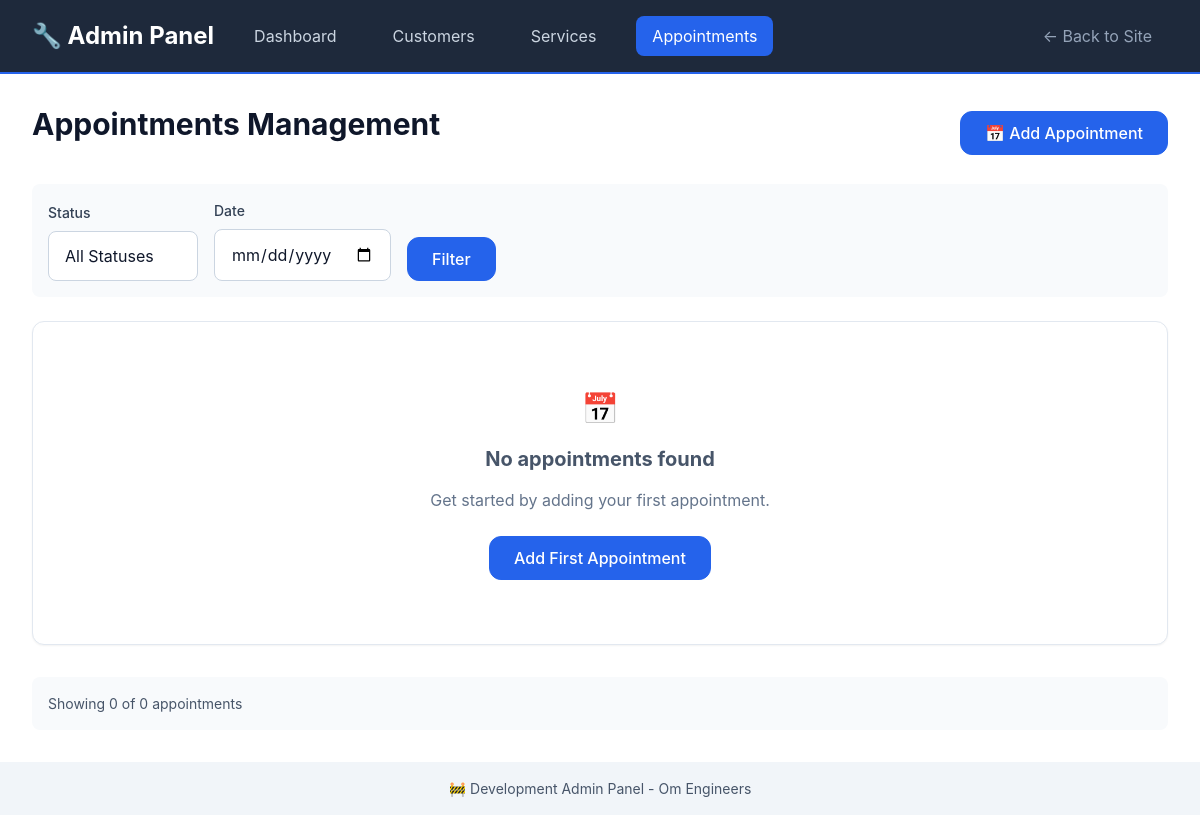
The page /admin/appointments on the database as committed earlier.
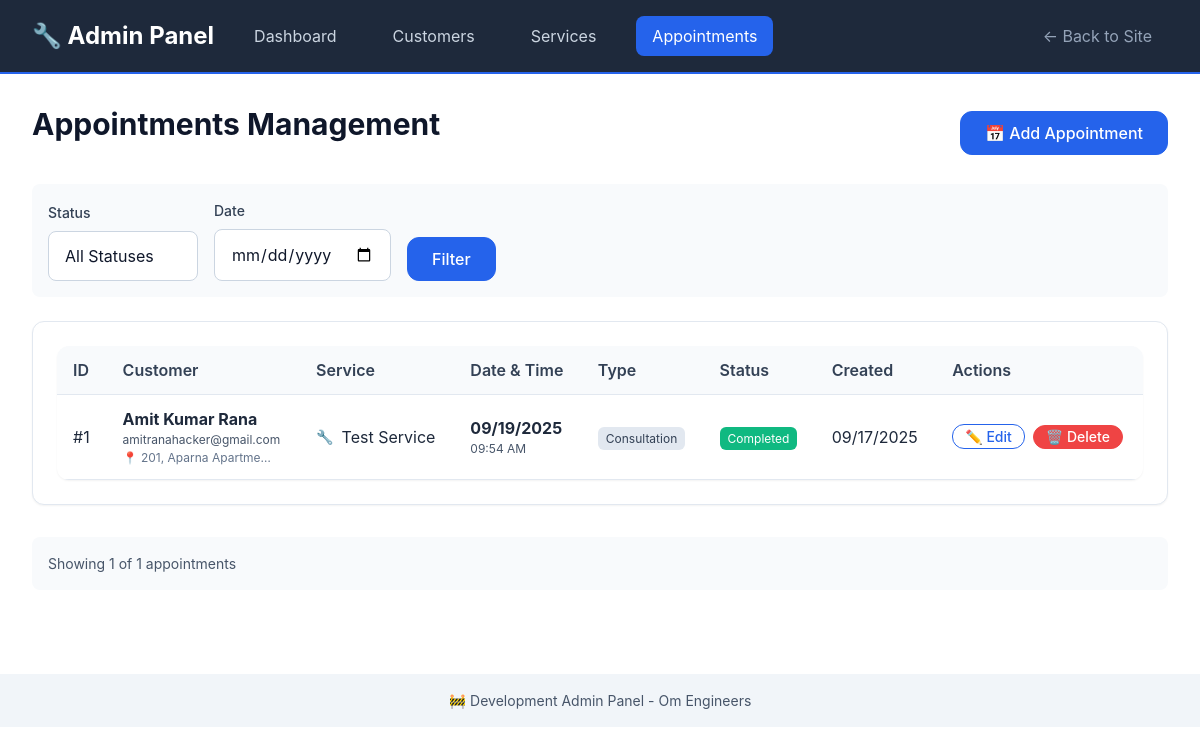
The same page on the database as committed later.
### models/appointment_db.py (models this page shows, shortened)
class Appointment(db.Model):
    __tablename__ = 'appointments'
    id: Mapped[int] = mapped_column(primary_key=True)
    customer_id: Mapped[int] = mapped_column(ForeignKey('customers.id'), nullable=False)
    service_id: Mapped[int] = mapped_column(ForeignKey('services.id'), nullable=False)
    appointment_date: Mapped[date] = mapped_column(Date, nullable=False, index=True)
    appointment_time: Mapped[time] = mapped_column(Time, nullable=False)
    appointment_type: Mapped[AppointmentType] = mapped_column(Enum(AppointmentType), default=AppointmentType.SERVICE)
    status: Mapped[AppointmentStatus] = mapped_column(Enum(AppointmentStatus), default=AppointmentStatus.PENDING, index=True)
    notes: Mapped[str] = mapped_column(Text, nullable=True)
    address: Mapped[str] = mapped_column(Text, nullable=True)
    estimated_duration: Mapped[str] = mapped_column(String(50), nullable=True)
    estimated_cost: Mapped[str] = mapped_column(String(50), nullable=True)
    actual_cost: Mapped[str] = mapped_column(String(50), nullable=True)
    technician_notes: Mapped[str] = mapped_column(Text, nullable=True)
    created_at: Mapped[datetime] = mapped_column(DateTime, default=datetime.utcnow)
    updated_at: Mapped[datetime] = mapped_column(DateTime, default=datetime.utcnow, onupdate=datetime.utcnow)
    completed_at: Mapped[datetime] = mapped_column(DateTime, nullable=True)
    cancelled_at: Mapped[datetime] = mapped_column(DateTime, nullable=True)
    customer = db.relationship('Customer', back_populates='appointments')
    service = db.relationship('Service', back_populates='appointments')

### models/customer_db.py (models this page shows, shortened)
class Customer(db.Model):
    __tablename__ = 'customers'
    id: Mapped[int] = mapped_column(primary_key=True)
    name: Mapped[str] = mapped_column(String(100), nullable=False)
    email: Mapped[str] = mapped_column(String(120), nullable=True, index=True)
    phone: Mapped[str] = mapped_column(String(20), nullable=False, index=True)
    address: Mapped[str] = mapped_column(Text, nullable=True)
    created_at: Mapped[datetime] = mapped_column(DateTime, default=datetime.utcnow)
    updated_at: Mapped[datetime] = mapped_column(DateTime, default=datetime.utcnow, onupdate=datetime.utcnow)
    appointments = db.relationship('Appointment', back_populates='customer', cascade='all, delete-orphan')

### models/service_db.py (models this page shows, shortened)
class Service(db.Model):
    __tablename__ = 'services'
    id: Mapped[int] = mapped_column(primary_key=True)
    name: Mapped[str] = mapped_column(String(100), nullable=False)
    description: Mapped[str] = mapped_column(Text, nullable=False)
    category: Mapped[str] = mapped_column(String(50), nullable=False, index=True)
    duration: Mapped[str] = mapped_column(String(50), nullable=False)
    price_range: Mapped[str] = mapped_column(String(50), nullable=False)
    icon: Mapped[str] = mapped_column(String(10), default="🔧")
    is_active: Mapped[bool] = mapped_column(Boolean, default=True, index=True)
    created_at: Mapped[datetime] = mapped_column(DateTime, default=datetime.utcnow)
    updated_at: Mapped[datetime] = mapped_column(DateTime, default=datetime.utcnow, onupdate=datetime.utcnow)
    appointments = db.relationship('Appointment', back_populates='service')

### routes/admin.py (the view)
@admin_bp.route('/appointments')
def appointments():
    status = request.args.get('status', '')
    date_filter = request.args.get('date', '')
    page = request.args.get('page', 1, type=int)
    query = Appointment.query
    if status:
        try:
            status_enum = AppointmentStatus(status)
            query = query.filter(Appointment.status == status_enum)
        except ValueError:
            pass
    if date_filter:
        try:
            filter_date = datetime.strptime(date_filter, '%Y-%m-%d').date()
            query = query.filter(Appointment.appointment_date == filter_date)
        except ValueError:
            pass
    appointments = query.order_by(Appointment.created_at.desc()).paginate(
        page=page, per_page=20, error_out=False
    )
    appointment_details = []
    for apt in appointments.items:
        customer = Customer.query.get(apt.customer_id)
        service = Service.query.get(apt.service_id)
        appointment_details.append({
            'appointment': apt,
            'customer': customer,
            'service': service
        })
    return render_template('admin/appointments.html',
                         appointments=appointments,
                         appointment_details=appointment_details,
                         statuses=list(AppointmentStatus),
                         current_status=status,
                         current_date=date_filter)

### templates/admin/appointments.html (shortened to what the changed rows need)
{% extends "admin/base.html" %}
{% block content %}
<div style="display: flex; justify-content: space-between; align-items: center; margin-bottom: var(--space-6);">
    <h1>Appointments Management</h1>
</div>
{% if appointments.items %}
<div class="card">
    <table class="admin-table">
        <thead>
            <tr>
                <th>ID</th>
                <th>Customer</th>
                <th>Service</th>
                <th>Date & Time</th>
                <th>Type</th>
                <th>Status</th>
                <th>Created</th>
                <th>Actions</th>
            </tr>
        </thead>
        <tbody>
            {% for detail in appointment_details %}
            {% set appointment = detail.appointment %}
            {% set customer = detail.customer %}
            {% set service = detail.service %}
            <tr>
                <td>#{{ appointment.id }}</td>
                <td>
                    <div>
                        <strong>{{ customer.name if customer else 'Unknown' }}</strong>
                        {% if customer %}
                        <div style="font-size: var(--font-size-xs); color: var(--gray-600);">
                            {{ customer.email }}
                        </div>
                        {% if customer.address %}
                        <div style="font-size: var(--font-size-xs); color: var(--gray-500); max-width: 150px; overflow: hidden; text-overflow: ellipsis; white-space: nowrap;"
                             title="{{ customer.address }}">
                            📍 {{ customer.address }}
                        </div>
                        {% endif %}
                        {% endif %}
                    </div>
                </td>
                <td>
                    <div style="display: flex; align-items: center; gap: var(--space-2);">
                        {% if service %}
                        <span style="font-size: var(--font-size-sm);">{{ service.icon }}</span>
                        <span>{{ service.name }}</span>
                        {% else %}
                        <span style="color: var(--gray-500);">Unknown Service</span>
                        {% endif %}
                    </div>
                </td>
                <td>
                    <div>
                        <strong>{{ appointment.appointment_date.strftime('%m/%d/%Y') }}</strong>
                        <div style="font-size: var(--font-size-xs); color: var(--gray-600);">
                            {{ appointment.appointment_time.strftime('%I:%M %p') }}
                        </div>
                    </div>
                </td>
                <td>
                    <span style="background-color: var(--gray-200); color: var(--gray-700); padding: var(--space-1) var(--space-2); border-radius: var(--border-radius-sm); font-size: var(--font-size-xs);">
                        {{ appointment.appointment_type.value.title() }}
                    </span>
                </td>
                <td>
                    <span style="background-color:
                        {% if appointment.status.value == 'pending' %}var(--warning-color)
                        {% elif appointment.status.value == 'confirmed' %}var(--primary-color)
                        {% elif appointment.status.value == 'completed' %}var(--success-color)
                        {% elif appointment.status.value == 'cancelled' %}var(--error-color)
                        {% else %}var(--gray-400){% endif %};
                        color: var(--white); padding: var(--space-1) var(--space-2); border-radius: var(--border-radius-sm); font-size: var(--font-size-xs);">
                        {{ appointment.status.value.title() }}
                    </span>
                </td>
                <td>{{ appointment.created_at.strftime('%m/%d/%Y') }}</td>
                <td>
                    <div style="display: flex; gap: var(--space-2);">
                        <a href="{{ url_for('admin.edit_appointment', appointment_id=appointment.id) }}"
                           class="btn btn-sm btn-outline">✏️ Edit</a>
                        <form method="POST" action="{{ url_for('admin.delete_appointment', appointment_id=appointment.id) }}"
                              style="display: inline;"
                              onsubmit="return confirm('Are you sure you want to delete this appointment?')">
                            <button type="submit" class="btn btn-sm btn-danger">🗑️ Delete</button>
                        </form>
                    </div>
                </td>
            </tr>
            {% endfor %}
        </tbody>
    </table>
</div>
{% else %}
<div class="card" style="text-align: center; padding: var(--space-16);">
    <div style="font-size: var(--font-size-3xl); margin-bottom: var(--space-4);">📅</div>
    <h3 style="color: var(--gray-600); margin-bottom: var(--space-4);">No appointments found</h3>
    {% if current_status or current_date %}
    <p style="color: var(--gray-500); margin-bottom: var(--space-6);">
        No appointments match your filters.
    </p>
    <a href="{{ url_for('admin.appointments') }}" class="btn btn-secondary">Clear Filters</a>
    {% else %}
    <p style="color: var(--gray-500); margin-bottom: var(--space-6);">
        Get started by adding your first appointment.
    </p>
    <a href="{{ url_for('admin.new_appointment') }}" class="btn btn-primary">Add First Appointment</a>
    {% endif %}
</div>
{% endif %}
<div style="margin-top: var(--space-8); padding: var(--space-4); background: var(--gray-50); border-radius: var(--border-radius);">
    <p style="margin: 0; color: var(--gray-600); font-size: var(--font-size-sm);">
        Showing {{ appointments.items|length }} of {{ appointments.total }} appointments
    </p>
</div>
{% endblock %}

Rows that differ between the two databases and show on the page:
added Appointment: id "1", appointment_date "09/19/2025", appointment_time "09:54 AM", appointment_type.value "Consultation", status.value "Completed", created_at "09/17/2025"
now on this page (row edited): Customer: name "Amit Kumar Rana", email "amitranahacker@gmail.com", address "201, Aparna Apartme…"
added Service: icon "🔧", name "Test Service"
Other text that changed with them:
{{ appointments.items|length }}: "0" → "1"
{{ appointments.total }}: "0" → "1"
text no longer shown: "📅 No appointments found Get started by adding your first appointment. Add First Appointment"
text now shown: "ID Customer Service Date & Time Type Status Created Actions"
new list line: "# ✏️ Edit 🗑️ Delete"
